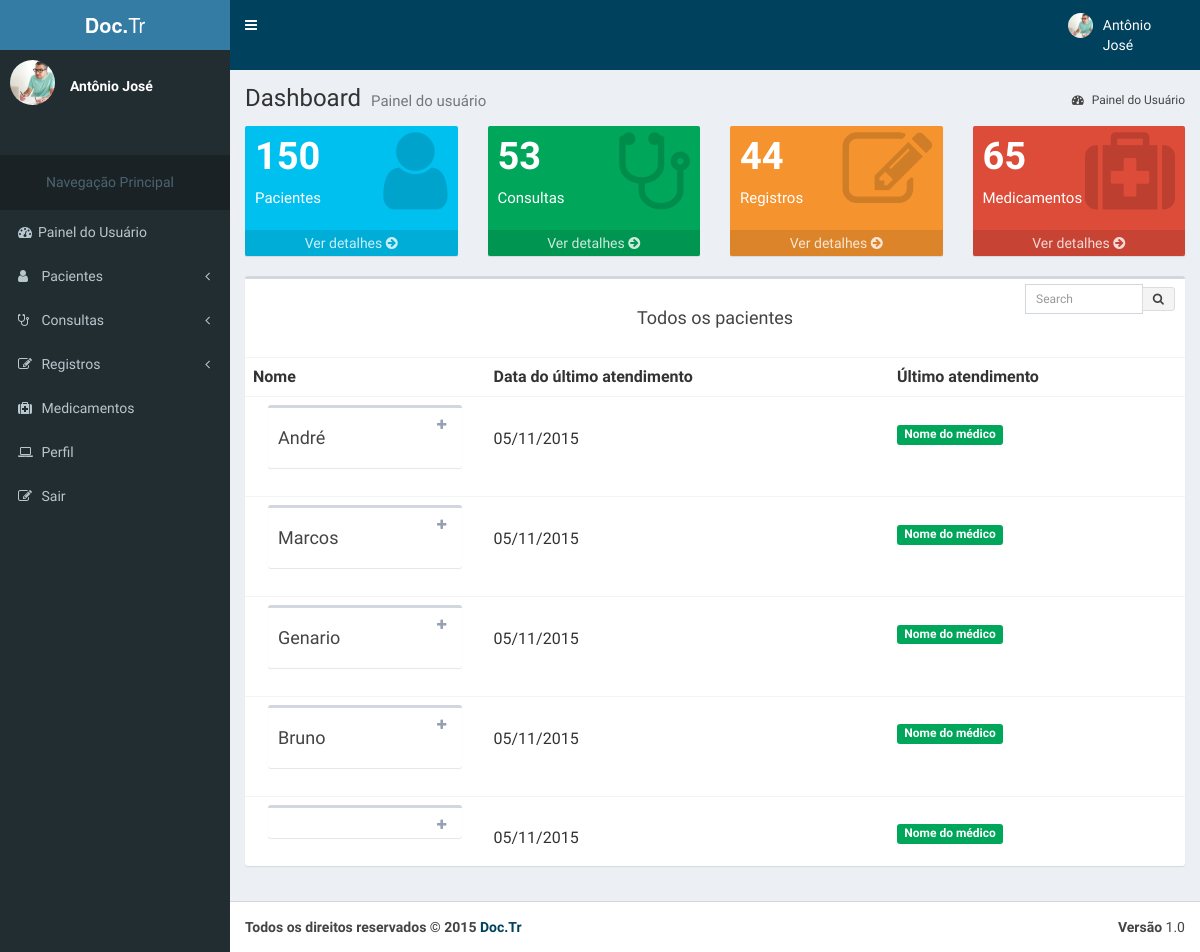
The app's page /conta/lista_pacientes (signed in) with its own data.
### accounts/models.py (models this page shows, shortened)
class UserU(AbstractBaseUser, PermissionsMixin):
    name = models.CharField('name', max_length=100, blank=True,null=True)
    image = models.ImageField(upload_to= 'accounts/images', verbose_name='Imagem',null = True, blank = True)
    email = models.EmailField('E-mail', unique=True)
    phone = models.CharField('Telefone', max_length=100, blank=True,null=True)
    username = models.CharField('name de Usuário', unique=True, max_length=100)
    birth_data = models.CharField('Data de Nascimento', max_length=100,blank=True, null=True)
    sex = models.CharField('Sexo',max_length=1, choices=(('M', 'Masculino'), ('F', 'Feminino')), default='Masculino', blank=True)
    is_active = models.BooleanField('Está ativo?', blank=True, default=True)
    is_staff = models.BooleanField('É da equipe?', blank=True, default=False)
    date_joined = models.DateTimeField('Data de Entrada', auto_now_add=True)
    objects = UserManager()
    USERNAME_FIELD = 'username'
    REQUIRED_FIELDS = ['email','name']
    class Meta:
        verbose_name = 'Usuário'
        verbose_name_plural = 'Usuários'

class Patient(UserU):
    STATUS_CHOICES = (
        (0, 'A+'),
        (1, 'A-'),
        (2, 'B+'),
        (3, 'B-'),
        (4, 'AB+'),
        (5, 'AB-'),
        (6, 'O+'),
        (7, 'O-'),
    )
    blood_type = models.IntegerField(
        'Tipo Sanguíneo', choices=STATUS_CHOICES, blank=True,null=True
    )
    clinical_condition = models.TextField('Condições Clínicas', max_length=100, blank=True,null=True)
    medicine = models.ForeignKey("register.Medicine", verbose_name='Medicamentos',related_name='medicine_Patient', null=True, blank=True)
    allergy = models.TextField('Alergias', max_length=100, blank=True,null=True)
    comment = models.TextField('Observações', blank = True, null=True)
    weight = models.CharField('Peso', max_length=100, blank=True,null=True)
    height = models.CharField('Altura', max_length=100, blank=True,null=True)
    address = models.CharField('Endereço', max_length=300, blank=True,null=True)
    class Meta:
        verbose_name = 'Paciente'
        verbose_name_plural = 'Pacientes'

### accounts/views.py (the view)
@login_required(redirect_field_name='login_obrigatorio')
def patients_list(request):
	patients = Patient.objects.all()
	context = {
		'patients':patients
	}
	template_name = 'doctor/patients_list.html'
	return render(request, template_name, context)

### accounts/templates/doctor/patients_list.html (shortened to what this page needs)
{% extends 'doctor/dashboard_doctor.html' %}
{% load static %}
      {% block content %}
        {% block shortcuts %}
            {{ block.super }}
            <div class="row">
                <div class="col-xs-12">
                  <div class="box">
                    <div class="box-header">
                        <br>
                      <center><h3 class="box-title">Todos os pacientes</h3></center>
                      <br>
                      <div class="box-tools">
                        <div class="input-group" style="width: 150px;">
                          <input type="text" name="table_search" class="form-control input-sm pull-right" placeholder="Search">
                          <div class="input-group-btn">
                            <button class="btn btn-sm btn-default"><i class="fa fa-search"></i></button>
                          </div>
                        </div>
                      </div>
                    </div>
                    <div class="box-body table-responsive no-padding">
                      <table class="table table-hover">
                        <tr>
                          <th>Nome</th>
                          <th>Data do último atendimento</th>
                          <th>Último atendimento</th>
                        </tr>
                        {% for patient in patients %}
                        <tr>
                            <td>
                                <div class="col-md-12">
                                  <div class="box box-default collapsed-box">
                                    <div class="box-header with-border">
                                        <h4>{{patient.name}}</h4>
                                      <div class="box-tools pull-right">
                                        <button class="btn btn-box-tool" data-widget="collapse"><i class="fa fa-plus"></i></button>
                                      </div>
                                    </div>
                                  </div>
                                </div>
                            </td>
                            <td><br>05/11/2015</td>
                            <td><br><span class="label label-success">Nome do médico</span></td>
                        </tr>
                        {% endfor %}
                      </table>
                    </div>
                  </div>
                </div>
            </div>
            </div>
            </div>
        {% endblock %}
      {% endblock %}

### accounts/templates/doctor/dashboard_doctor.html (shortened to what this page needs)
{% load static %}
<html>
  <head>
    <link rel="stylesheet" href="{% static 'bootstrap/css/bootstrap.min.css' %}">
    <link rel="stylesheet" href="http://maxcdn.bootstrapcdn.com/font-awesome/4.4.0/css/font-awesome.min.css">
    <link rel="stylesheet" href="http://code.ionicframework.com/ionicons/2.0.1/css/ionicons.min.css">
    <link rel="stylesheet" href="{% static 'dist/css/AdminLTE.min.css' %}">
    <link rel="stylesheet" href="{% static 'dist/css/skins/_all-skins.min.css' %}">
    <link rel="stylesheet" href="{% static 'plugins/iCheck/flat/blue.css' %}">
    <link rel="stylesheet" href="{% static 'plugins/morris/morris.css' %}">
    <link rel="stylesheet" href="{% static 'plugins/jvectormap/jquery-jvectormap-1.2.2.css' %}">
    <link rel="stylesheet" href="{% static 'plugins/datepicker/datepicker3.css' %}">
    <link rel="stylesheet" href="{% static 'plugins/daterangepicker/daterangepicker-bs3.css' %}">
    <link rel="stylesheet" href="{% static 'plugins/bootstrap-wysihtml5/bootstrap3-wysihtml5.min.css' %}">
  </head>
  <body class="hold-transition skin-blue sidebar-mini">
    <div class="wrapper">
    {% block header %}
      <header class="main-header">
        <a href="{% url 'accounts:dashboard' %}" class="logo">
          <span class="logo-lg"><b>Doc.</b>Tr</span>
        </a>
        <nav class="navbar navbar-static-top" role="navigation">
          <a href="#" class="sidebar-toggle" data-toggle="offcanvas" role="button">
          </a>
          <div class="navbar-custom-menu">
            <ul class="nav navbar-nav">
              <li class="dropdown user user-menu">
                <a href="#" class="dropdown-toggle" data-toggle="dropdown">
                  <img src="{% static 'dist/img/user6-128x128.jpg' %}" class="user-image" alt="User Image" id="foto">
                  <span class="hidden-xs">{{user.name}}</span>
                </a>
            </ul>
          </div>
        </nav>
      </header>
      {% endblock %}
      {% block menu %}
      <aside class="main-sidebar">
        <section class="sidebar">
          <div class="user-panel">
            <div class="pull-left image">
              <img src="{% static 'dist/img/user6-128x128.jpg' %}" class="img-circle" alt="User Image">
            </div>
            <div class="pull-left info">
              <br>
              <p>{{user.name}}</p>
            </div>
          </div>
          <br>
          <br>
          <ul class="sidebar-menu">
            <li class="header"><center><h5>Navegação Principal</h5></center></li>
            <li class="active treeview">
              <a href="{% url 'accounts:dashboard' %}">
                <i class="fa fa-dashboard"></i><span>Painel do Usuário</span>
              </a>
            </li>
            <li class="treeview">
              <a href="#">
                <i class="fa fa-user"></i>
                <span>Pacientes</span>
                <i class="fa fa-angle-left pull-right"></i>
              </a>
            </li>
            <li>
              <a href="pages/widgets.html">
                <i class="fa fa-stethoscope"></i> <span>Consultas</span>
                <i class="fa fa-angle-left pull-right"></i>
              </a>
            </li>
            <li class="treeview">
              <a href="#">
                <i class="fa fa-pencil-square-o"></i>
                <span>Registros</span>
                <i class="fa fa-angle-left pull-right"></i>
              </a>
            </li>
            <li class="treeview">
              <a href="{% url 'accounts:medication' %}">
                <i class="fa fa-medkit"></i>
                <span>Medicamentos</span>
              </a>
            </li>
            <li class="treeview">
              <a href="{% url 'accounts:profile' %}">
                <i class="fa fa-laptop"></i>
                <span>Perfil</span>
              </a>
            </li>
            <li class="treeview">
              <a href="{% url 'core:logout' %}">
                <i class="fa fa-edit"></i> <span>Sair</span>
              </a>
            </li>
          </ul>
        </section>
      </aside>
      {% endblock %}
      {% block content %}
      {% block shortcuts %}
      <div class="content-wrapper">
        <section class="content-header">
          <h1>
            Dashboard
            <small>Painel do usuário</small>
          </h1>
          <ol class="breadcrumb">
            <li class="active"><a href="{% url 'accounts:dashboard' %}"><i class="fa fa-dashboard"></i> Painel do Usuário</a></li>
          </ol>
        </section>
        <section class="content">
          <div class="row">
            <div class="col-lg-3 col-xs-6">
              <div class="small-box bg-aqua">
                <div class="inner">
                  <h3>150</h3>
                  <p>Pacientes</p>
                </div>
                <div class="icon">
                  <i class="fa fa-user"></i>
                </div>
                <a href="{% url 'accounts:patients_list' %}" class="small-box-footer">Ver detalhes <i class="fa fa-arrow-circle-right"></i></a>
              </div>
            </div>
            <div class="col-lg-3 col-xs-6">
              <div class="small-box bg-green">
                <div class="inner">
                  <h3>53<sup style="font-size: 20px"></sup></h3>
                  <p>Consultas</p>
                </div>
                <div class="icon">
                  <i class="fa fa-stethoscope"></i>
                </div>
                <a href="{% url 'consult:consults' %}" class="small-box-footer">Ver detalhes <i class="fa fa-arrow-circle-right"></i></a>
              </div>
            </div>
            <div class="col-lg-3 col-xs-6">
              <div class="small-box bg-yellow">
                <div class="inner">
                  <h3>44</h3>
                  <p>Registros</p>
                </div>
                <div class="icon">
                  <i class="fa fa-pencil-square-o"></i>
                </div>
                <a href="{% url 'register:registers' %}" class="small-box-footer">Ver detalhes <i class="fa fa-arrow-circle-right"></i></a>
              </div>
            </div>
            <div class="col-lg-3 col-xs-6">
              <div class="small-box bg-red">
                <div class="inner">
                  <h3>65</h3>
                  <p>Medicamentos</p>
                </div>
                <div class="icon">
                  <i class="fa fa-medkit"></i>
                </div>
                <a href="{% url 'accounts:medication' %}" class="small-box-footer">Ver detalhes <i class="fa fa-arrow-circle-right"></i></a>
              </div>
            </div>
          </div>
        {% endblock %}
      {% endblock %}
      {% block footer %}
      <footer class="main-footer">
        <div class="pull-right hidden-xs">
          <b>Versão</b> 1.0
        </div>
        <strong>Todos os direitos reservados &copy; 2015 <a href="{% url 'core:home' %}">Doc.Tr</a>
      </footer>
      {% endblock %}
  </body>
</html>

### accounts/templates/doctor/dashboard_doctor.html (style rules this page uses)
.navbar-nav { margin-right: 20%; }

### records on screen
UserU: name "Antônio José"
Patient: name "André"
Patient: name "Marcos"
Patient: name "Genario"
Patient: name "Bruno"
